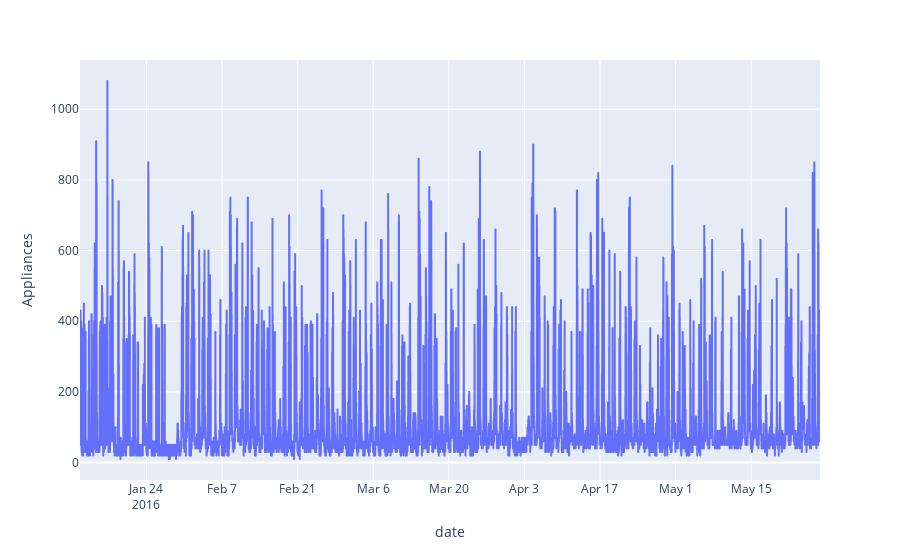

Notebook code cell kept with this figure:
### Markdown cell above
#### Line plot to show Appliances energy consumption measurement for the whole period

### Code cell
import plotly.express as px
fig = px.line(train, x='date', y="Appliances")
fig.show()

### Figure 1 — Plotly figure (JSON) as saved in the notebook; plotly's stock layout.template omitted (floating-point values rounded to 4 significant figures; data arrays with more than 128 entries replaced by an {"elided": "..."} marker saying what was removed)
{"data": [{"hovertemplate": "date=%{x}<br>Appliances=%{y}<extra></extra>", "legendgroup": "", "line": {"color": "#636efa", "dash": "solid"}, "mode": "lines", "name": "", "showlegend": false, "type": "scattergl", "x": {"elided": "14803 str values"}, "xaxis": "x", "y": {"elided": "14803 int values"}, "yaxis": "y"}], "layout": {"legend": {"tracegroupgap": 0}, "margin": {"t": 60}, "xaxis": {"anchor": "y", "domain": [0, 1], "title": {"text": "date"}}, "yaxis": {"anchor": "x", "domain": [0, 1], "title": {"text": "Appliances"}}}}
